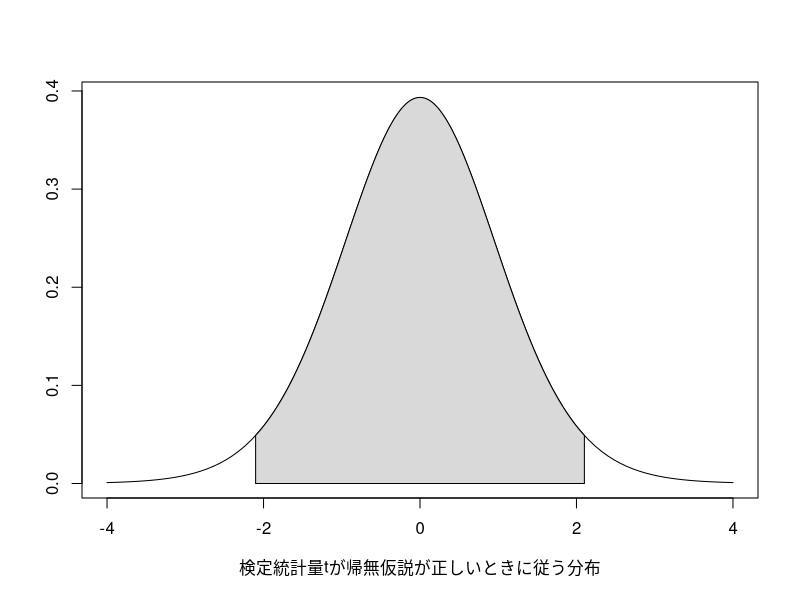
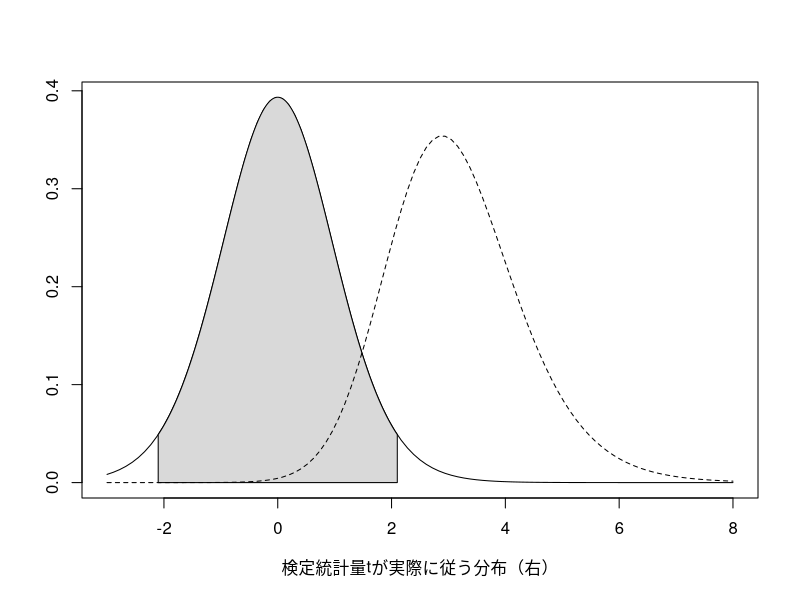
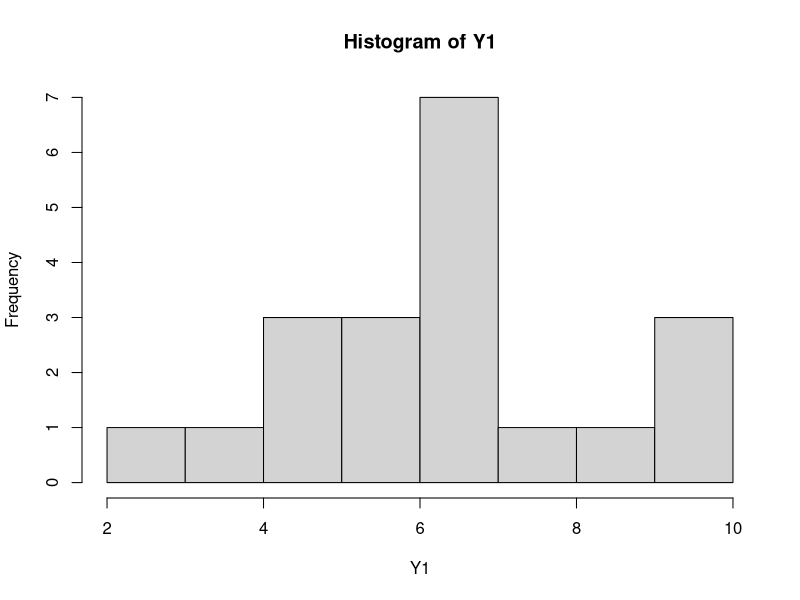
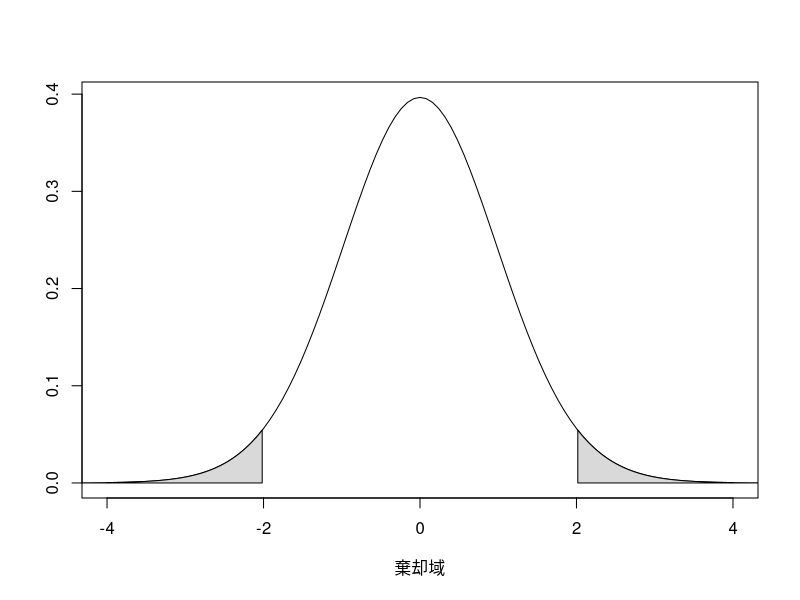
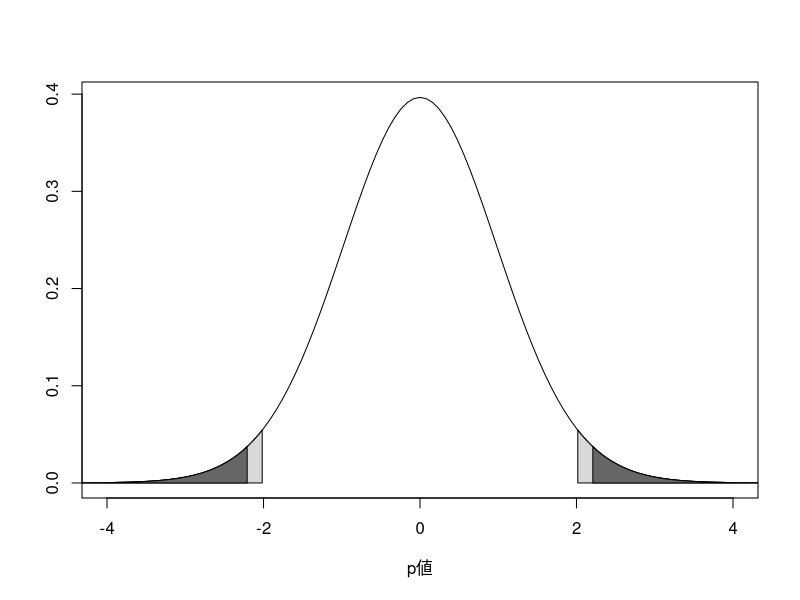
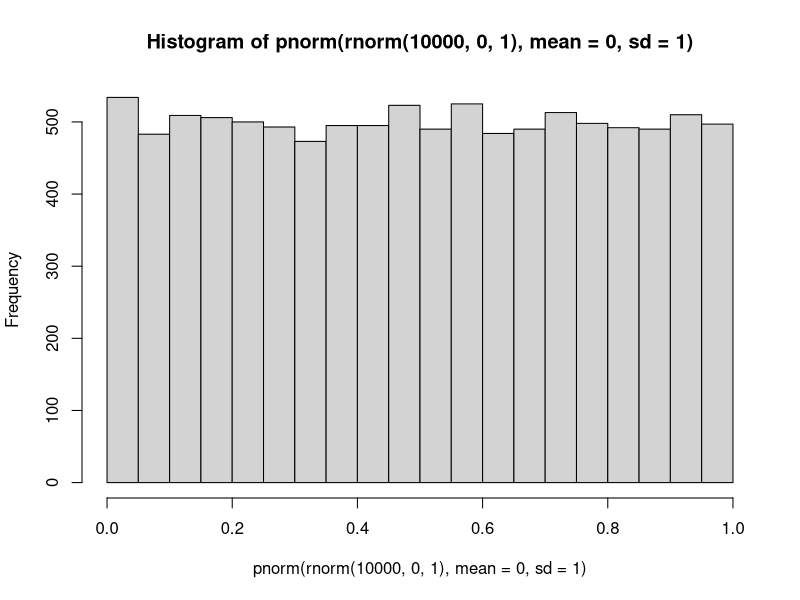
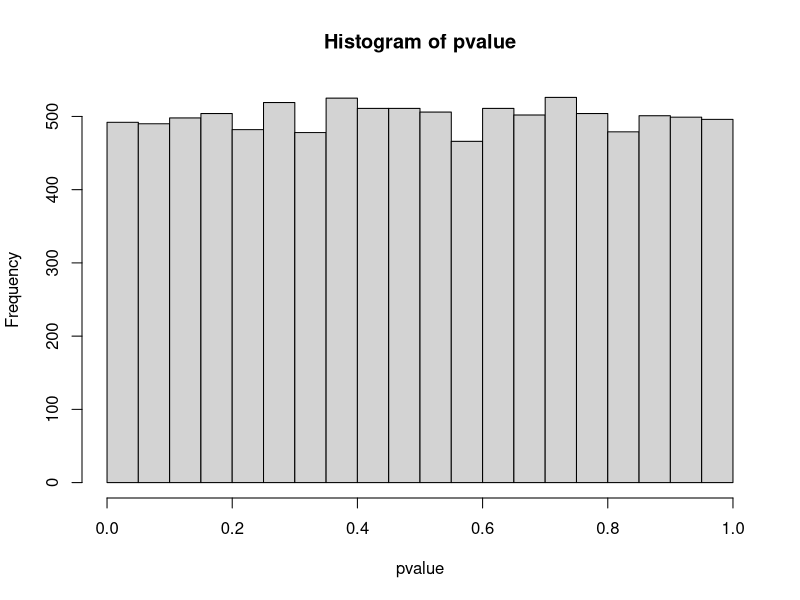
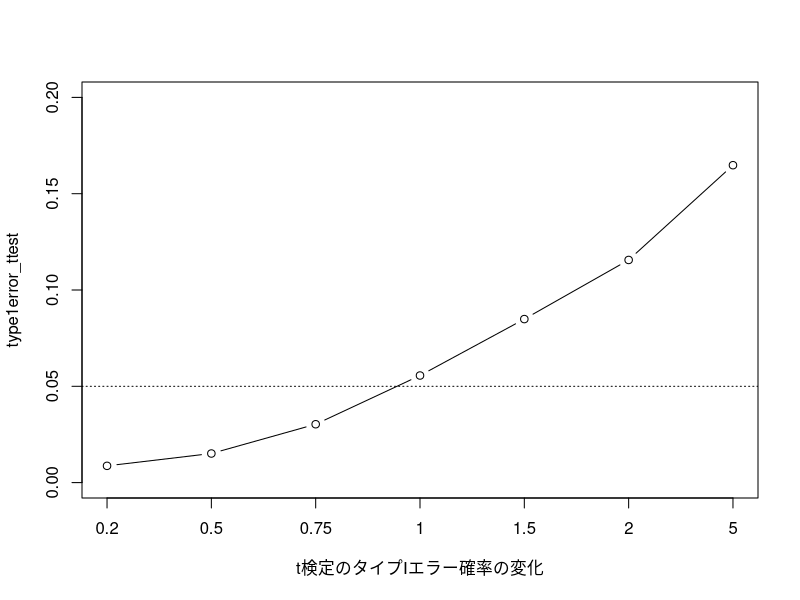

The R script that drew these images, in order:
# 環境の初期化 ----------------------------------------------------------

rm(list = ls())

## -------------------------------------------------------------------------------------------
### Ch2で作成した標本分散関数
var_p <- function(x) {
  n <- length(x)
  mean_x <- mean(x)
  var_x <- sum((x - mean_x)^2) / n
  return(var_x)
}

## -------------------------------------------------------------------------------------------
n <- 20
alpha <- 0.05
i <- 200
temp <- function(x) {
  dt(x, n - 2)
}

curve(dt(x, n - 2), xlim = c(-4, 4), ylab = "", xlab = "検定統計量tが帰無仮説が正しいときに従う分布")
xx <- seq(qt(alpha / 2, n - 2), qt(1 - alpha / 2, n - 2), length = i)
yy <- temp(xx)
polygon(c(xx, rev(xx)), c(rep(0, i), rev(yy)), col = "gray85")


## -------------------------------------------------------------------------------------------
n <- 20
alpha <- 0.05
i <- 200
temp1 <- function(x) {
  dt(x, n - 2)
}

curve(dt(x, n - 2), xlim = c(-3, 8), ylab = "", xlab = "検定統計量tが実際に従う分布（右）")
xx <- seq(qt(alpha / 2, n - 2), qt(1 - alpha / 2, n - 2), length = i)
yy <- temp1(xx)
polygon(c(xx, rev(xx)), c(rep(0, i), rev(yy)), col = "gray85")

temp2 <- function(x) {
  dt(x, n - 2, ncp = 3)
}
curve(temp2(x), xlim = c(-3, 8), add = TRUE, lty = 2)


## -------------------------------------------------------------------------------------------
n <- c(20, 25) # サンプルサイズ　ここは等しくなくてよい
mu <- c(6, 5) # 母平均
sigma <- 2 # 母標準偏差（ただし、t検定のときは両母集団で等しい）

## シミュレーション
set.seed(123)
Y1 <- rnorm(n[1], mu[1], sigma) # 群1のデータ生成
Y2 <- rnorm(n[2], mu[2], sigma) # 群2のデータ生成

## 結果
Y1 |> hist()


## -------------------------------------------------------------------------------------------

# 自由度の計算
df <- n[1] + n[2] - 2

# t値の計算
Ybar_d <- mean(Y1) - mean(Y2) # Ybar_δ
# プールされた分散
# 2章で作成した自作関数var_pを使用
u2_p <- (n[1] * var_p(Y1) + n[2] * var_p(Y2)) / (n[1] + n[2] - 2)
# プールされた標本サイズ
n_p <- n[1] * n[2] / (n[1] + n[2])
t <- (Ybar_d - 0) / sqrt(u2_p / n_p)
# 出力
t


## -------------------------------------------------------------------------------------------
alpha <- 0.05
i <- 200
temp <- function(x) {
  dt(x, df)
}

curve(dt(x, df), xlim = c(-4, 4), ylab = "", xlab = "棄却域")
xx <- seq(qt(1 - alpha / 2, df), 5, length = i)
yy <- temp(xx)
polygon(c(xx, rev(xx)), c(rep(0, i), rev(yy)), col = "gray85")

xx <- seq(-5, qt(alpha / 2, df), length = i)
yy <- temp(xx)
polygon(c(xx, rev(xx)), c(rep(0, i), rev(yy)), col = "gray85")


## -------------------------------------------------------------------------------------------
# 臨界値の計算
c <- qt(1 - alpha / 2, df)


## -------------------------------------------------------------------------------------------
# 有意性の判断
ifelse(abs(t) > abs(c), "帰無仮説の棄却", "帰無仮説の保留")

## -------------------------------------------------------------------------------------------
alpha <- 0.05
i <- 200
temp <- function(x) {
  dt(x, df)
}

curve(dt(x, df), xlim = c(-4, 4), ylab = "", xlab = "p値")
xx <- seq(qt(1 - alpha / 2, df), 5, length = i)
yy <- temp(xx)
polygon(c(xx, rev(xx)), c(rep(0, i), rev(yy)), col = "gray85")

xx <- seq(-5, qt(alpha / 2, df), length = i)
yy <- temp(xx)
polygon(c(xx, rev(xx)), c(rep(0, i), rev(yy)), col = "gray85")

xx <- seq(abs(t), 5, length = i)
yy <- temp(xx)
polygon(c(xx, rev(xx)), c(rep(0, i), rev(yy)), col = "gray40")

xx <- seq(-5, -abs(t), length = i)
yy <- temp(xx)
polygon(c(xx, rev(xx)), c(rep(0, i), rev(yy)), col = "gray40")


## -------------------------------------------------------------------------------------------
# p値の計算
pvalue <- (1 - pt(abs(t), df)) * 2
# p値の表示
pvalue


## -------------------------------------------------------------------------------------------
# p値を使った有意性の判断
ifelse(pvalue < alpha, "帰無仮説の棄却", "帰無仮説の保留")


## -------------------------------------------------------------------------------------------
# t検定関数で実行
t.test(Y1, Y2, var.equal = TRUE)


## -------------------------------------------------------------------------------------------
# 等分散を仮定しない二群の平均値の差の検定(Welch test)
t.test(Y1, Y2)


## -------------------------------------------------------------------------------------------
## 設定と準備
n <- c(20, 20) # サンプルサイズ
mu <- c(0, 0) # 母平均が等しい設定にする
sigma <- 2 # 母標準偏差
iter <- 10000 # シミュレーション回数
alpha <- 0.05 # 有意水準

# 結果を格納するオブジェクト
pvalue <- rep(0, iter) # p値を格納する

# シミュレーション
set.seed(123)
for (i in 1:iter) {
  Y1 <- rnorm(n[1], mu[1], sigma) # 群1のデータ生成
  Y2 <- rnorm(n[2], mu[2], sigma) # 群2のデータ生成
  result <- t.test(Y1, Y2, var.equal = TRUE) # t検定の結果を出力
  pvalue[i] <- result$p.value # p値を取得
}

## 結果
# 誤って帰無仮説を棄却した確率を計算
type1error <- ifelse(pvalue < alpha, 1, 0) |> mean()
# 出力
type1error


## -------------------------------------------------------------------------------------------
# 正規分布に従う乱数を生成し、その確率のヒストグラムを出力
rnorm(10000, 0, 1) |>
  pnorm(mean = 0, sd = 1) |>
  hist()


## -------------------------------------------------------------------------------------------
# p値の分布
pvalue |> hist()


## -------------------------------------------------------------------------------------------
## 設定と準備
sigma <- c(2, 8) # 母標準偏差を2つの群で異なる設定にする
iter <- 10000 # シミュレーション回数
alpha <- 0.05 # 有意水準
n <- c(20, 20) # サンプルサイズ
mu <- c(0, 0) # 母平均が等しい設定にする

# 結果を格納するオブジェクト
pvalue <- rep(0, iter)

## シミュレーション
set.seed(123)
for (i in 1:iter) {
  Y1 <- rnorm(n[1], mu[1], sigma[1]) # 群1のデータ生成
  Y2 <- rnorm(n[2], mu[2], sigma[2]) # 群2のデータ生成
  result <- t.test(Y1, Y2, var.equal = TRUE) # t検定の結果を出力
  pvalue[i] <- result$p.value # p値を取得
}

## 結果
# 誤って帰無仮説を棄却した確率を計算
type1error <- ifelse(pvalue < alpha, 1, 0) |> mean()
# 出力
type1error

## -------------------------------------------------------------------------------------------
## 設定と準備
n <- c(40, 20) # サンプルサイズを変えた設定
sigma1 <- 1
sigma2 <- c(0.2, 0.5, 0.75, 1, 1.5, 2, 5) # 母標準偏差のパターン
p <- length(sigma2)
iter <- 10000 # シミュレーション回数
alpha <- 0.05 # 有意水準
mu <- c(0, 0) # 母平均が等しい設定にする

# 結果を格納するオブジェクト
pvalue <- array(NA, dim = c(p, iter))

## シミュレーション
set.seed(1234)
for (i in 1:p) {
  for (j in 1:iter) {
    Y1 <- rnorm(n[1], mu[1], sigma1)
    Y2 <- rnorm(n[2], mu[2], sigma2[i])
    result <- t.test(Y1, Y2, var.equal = TRUE)
    pvalue[i, j] <- result$p.value
  }
}

# 結果を格納するオブジェクト
type1error_ttest <- rep(0, p)
for (i in 1:p) {
  type1error_ttest[i] <- ifelse(pvalue[i, ] < 0.05, 1, 0) |> mean()
}

## 結果
type1error_ttest |>
  plot(
    type = "b",
    xaxt = "n",
    ylim = c(0, 0.2),
    xlab = "t検定のタイプⅠエラー確率の変化"
  )
axis(side = 1, at = 1:7, labels = sigma2)
abline(h = 0.05, lty = 3)

## -------------------------------------------------------------------------------------------
# 母標準偏差が5倍のときのP値
pvalue[6, ] |> hist()


## -------------------------------------------------------------------------------------------
## 設定と準備
n <- c(40, 20) # サンプルサイズを変えた設定
sigma1 <- 1
sigma2 <- c(0.2, 0.5, 0.75, 1, 1.5, 2, 5) # 母標準偏差のパターン
p <- length(sigma2)
iter <- 10000 # シミュレーション回数
alpha <- 0.05 # 有意水準
mu <- c(0, 0) # 母平均が等しい設定にする

## シミュレーション
set.seed(1234)
pvalue <- array(NA, dim = c(p, iter))
for (i in 1:p) {
  for (j in 1:iter) {
    Y1 <- rnorm(n[1], mu[1], sigma1)
    Y2 <- rnorm(n[2], mu[2], sigma2[i])
    result <- t.test(Y1, Y2, var.equal = FALSE) # WelchではここをFALSEに変更
    pvalue[i, j] <- result$p.value
  }
}

# 結果を格納するオブジェクト
type1error_ttest <- rep(0, p)
for (i in 1:p) {
  type1error_ttest[i] <- ifelse(pvalue[i, ] < 0.05, 1, 0) |> mean()
}
## 結果
type1error_ttest |>
  plot(
    type = "b",
    xaxt = "n",
    ylim = c(0, 0.2),
    xlab = "Welch検定のタイプⅠエラー確率の変化"
  )
axis(side = 1, at = 1:7, labels = sigma2)
abline(h = 0.05, lty = 3)



## -------------------------------------------------------------------------------------------
## 設定と準備
alpha <- 0.05
k <- 3 # 群の数
n <- c(20, 20, 20) # サンプルサイズ
mu <- c(5, 5, 5) # 群ごとの母平均
sigma <- c(2, 2, 2) # 群ごとの母標準偏
iter <- 10000

# 結果を格納するオブジェクト
pvalue12 <- rep(0, iter)
pvalue13 <- rep(0, iter)
pvalue23 <- rep(0, iter)

## シミュレーション
set.seed(1234)
for (i in 1:iter) {
  Y1 <- rnorm(n[1], mu[1], sigma)
  Y2 <- rnorm(n[2], mu[2], sigma)
  Y3 <- rnorm(n[3], mu[3], sigma)

  result12 <- t.test(Y1, Y2)
  result13 <- t.test(Y1, Y3)
  result23 <- t.test(Y2, Y3)

  pvalue12[i] <- result12$p.value
  pvalue13[i] <- result13$p.value
  pvalue23[i] <- result23$p.value
}

# 少なくとも1つの検定が間違えている確率を計算
type1error <-
  ifelse(pvalue12 < alpha | pvalue13 < alpha | pvalue23 < alpha,
    1, 0
  ) |> mean()
# 出力
type1error


## -------------------------------------------------------------------------------------------
1 - (1 - alpha)^3


## -------------------------------------------------------------------------------------------
## 設定と準備
k <- 3 # 群の数
n <- c(20, 20, 20) # サンプルサイズ
mu <- c(6, 5, 4) # 群ごとの母平均
# 群ごとの母標準偏差　ただし分散分析では共通
sigma <- c(2, 2, 2)
# 各群について1,2,3という数列を20ずつ作る
x <- c(rep(1, n[1]), rep(2, n[2]), rep(3, n[3])) |> as.factor()
x # 中身を確認

set.seed(1234)
Y1 <- rnorm(n[1], mu[1], sigma)
Y2 <- rnorm(n[2], mu[2], sigma)
Y3 <- rnorm(n[3], mu[3], sigma)
Y <- c(Y1, Y2, Y3)


## -------------------------------------------------------------------------------------------
# aov関数で実行
aov(Y ~ x) |> summary()


## -------------------------------------------------------------------------------------------
curve(df(x, 2, 57), xlim = c(0, 8), xlab = "自由度2,57のF分布")
temp <- function(x) {
  df(x, 2, 57)
}
xx <- seq(qf(alpha, 2, 57, lower.tail = FALSE), 10, length = 200)
yy <- temp(xx)
polygon(c(xx, rev(xx)), c(rep(0, 200), rev(yy)), col = "grey50")


## -------------------------------------------------------------------------------------------
# F値を計算するための関数を定義
Fvalue_cul <- function(Y, x) {
  # 群の数
  k <- unique(x) |> length()

  # プールされた不偏分散
  u2_p <- 0
  for (j in 1:k) {
    u2_p <- u2_p + n[j] * var_p(Y[x == j])
  }
  u2_p <- u2_p / (sum(n) - k)

  # F値の計算
  Fvalue <- 0
  for (j in 1:k) {
    Fvalue <- Fvalue + (mean(Y[x == j]) - mean(Y))^2 / (u2_p / n[j])
  }
  Fvalue <- Fvalue / (k - 1)
  return(Fvalue)
}


## -------------------------------------------------------------------------------------------
# F値の計算
Fvalue <- Fvalue_cul(Y, x)
Fvalue

# p値の計算
pf(Fvalue, k - 1, sum(n) - k, lower.tail = FALSE)


## -------------------------------------------------------------------------------------------
## 設定と準備
alpha <- 0.05
k <- 3
n <- c(20, 20, 20)
mu <- c(5, 5, 5) # すべて差がない
sigma <- c(2, 2, 2)
x <- c(rep(1, n[1]), rep(2, n[2]), rep(3, n[3])) |> as.factor()
iter <- 10000

# 結果を格納するオブジェクト
pvalue <- rep(0, iter)

## シミュレーション
set.seed(1234)
for (i in 1:iter) {
  Y1 <- rnorm(n[1], mu[1], sigma)
  Y2 <- rnorm(n[2], mu[2], sigma)
  Y3 <- rnorm(n[3], mu[3], sigma)
  Y <- c(Y1, Y2, Y3)
  Fvalue <- Fvalue_cul(Y, x)
  pvalue[i] <- pf(Fvalue, k - 1, sum(n) - k, lower.tail = FALSE)
}

## 結果
# 有意になった割合
ifelse(pvalue < alpha, 1, 0) |> mean()
# p値の分布
pvalue |> hist()


## -------------------------------------------------------------------------------------------
# データ生成の設定
m <- 4 # 測定回数
n <- 20 # サンプルサイズ
# 一つだけ差が大きい平均値を設定
mu <- c(6, 5, 5, 5)
# すべての群で等分散を仮定（これは必須ではない）
sigma <- c(2, 2, 2, 2)
# すべての反復測定間の相関も等しいことを仮定（これも必須ではない）
rho <- 0.5

# 要因計画
x <- c(rep(1, n), rep(2, n), rep(3, n), rep(4, n)) |> as.factor()
# 参加者ID
id <- c(seq(1, n), seq(1, n), seq(1, n), seq(1, n)) |> as.factor()

# 母共分散行列の作成
sigma_mat <- array(NA, dim = c(m, m)) |> as.matrix()
index <- 0
for (i in 1:m) {
  for (j in 1:m) {
    if (i > j) {
      sigma_mat[i, j] <- rho * sigma[i] * sigma[j]
      sigma_mat[j, i] <- sigma_mat[i, j]
    }
  }
  sigma_mat[i, i] <- sigma[i]^2
}
# 表示
sigma_mat


## -------------------------------------------------------------------------------------------
# データ生成
library(MASS)
set.seed(1234)
Y <- mvrnorm(n, mu, sigma_mat)
Y |> head()
Y_vec <- Y |> as.vector() # Yを1つのベクトルに並び替える


## -------------------------------------------------------------------------------------------
library(car)
# aov関数で実行
result <- aov(Y_vec ~ x + id) |> Anova()
# 結果の表示
result
# F値
result$`F value`[1]
# p値
result$`Pr(>F)`[1]


## -------------------------------------------------------------------------------------------
library(MASS)

m <- 4 # 測定回数
n <- 20 # サンプルサイズ
mu <- c(5, 5, 5, 5)
sigma <- c(2, 2, 2, 2)
rho <- 0.5
tau <- 0.3 # 自己相関

# 要因計画
x <- c(rep(1, n), rep(2, n), rep(3, n), rep(4, n)) |> as.factor()
# 参加者ID
id <- c(seq(1, n), seq(1, n), seq(1, n), seq(1, n)) |> as.factor()

sigma_mat <- array(NA, dim = c(m, m)) |> as.matrix()
index <- 0
for (i in 1:m) {
  for (j in 1:m) {
    if (i > j) {
      index <- index + 1
      sigma_mat[i, j] <- (rho + tau^(i - j)) * sigma[i] * sigma[j]
      sigma_mat[j, i] <- sigma_mat[i, j]
    }
  }
  sigma_mat[i, i] <- sigma[i]^2
}

# 母共分散行列
sigma_mat


## -------------------------------------------------------------------------------------------
## 設定と準備
iter <- 2000
alpha <- 0.05
pvalue <- rep(0, iter)
# シミュレーション
set.seed(1234)
for (i in 1:iter) {
  Y <- mvrnorm(n, mu, sigma_mat)
  Y_vec <- Y |> as.vector()
  result <- aov(Y_vec ~ x + id) |> Anova()
  pvalue[i] <- result$`Pr(>F)`[1]
}
## 結果
# 有意になった割合
ifelse(pvalue < alpha, 1, 0) |> mean()
# p値の分布
pvalue |> hist()



## -------------------------------------------------------------------------------------------
# Greenhouse & Geisser
GG <- function(Y) {
  p <- ncol(Y)
  sigma_mat <- cov(Y)
  sig1 <- diag(sigma_mat) |> mean()
  sig2 <- sigma_mat |> mean()
  sig3 <- sigma_mat^2 |> sum()
  temp <- sigma_mat |> apply(1, mean)
  sig4 <- temp^2 |> sum()
  sig5 <- sig2^2
  GG <- p^2 * (sig1 - sig2)^2 /
    ((p - 1) * (sig3 - 2 * p * sig4 + p^2 * sig5))
  return(GG)
}

# Huynh & Feldt
HF <- function(Y) {
  d <- ncol(Y) - 1
  n <- nrow(Y)
  gg <- GG(Y) # GGの補正についての関数をここで使っている
  HF <- min(1, (n * d * gg - 2) / (d * (n - 1 - d * gg)))
  return(HF)
}

# Chi & Muller
CM <- function(Y) {
  hf <- HF(Y) # HFの補正についての関数をここで使っている
  temp <- n - 1
  temp <- (temp - 1) + temp * (temp - 1) / 2
  CM <- hf * (temp - 2) * (temp - 4) / temp^2
  return(CM)
}


## -------------------------------------------------------------------------------------------
set.seed(1234)
Y <- mvrnorm(n, mu, sigma_mat)
# Greenhouse & Geisser の補正値
GG(Y)
# Huynh & Feldtの補正値
HF(Y)
# Chi & Mullerの補正値
CM(Y)


## -------------------------------------------------------------------------------------------
## 設定と準備
iter <- 2000
alpha <- 0.05

# 結果を格納するオブジェクト
Fvalue <- rep(0, iter)
e_GG <- rep(0, iter)
e_HF <- rep(0, iter)
e_CM <- rep(0, iter)

## シミュレーション
set.seed(1234)
for (i in 1:iter) {
  Y <- mvrnorm(n, mu, sigma_mat)
  Y_vec <- Y |> as.vector()
  result <- aov(Y_vec ~ x + id) |> Anova()
  Fvalue[i] <- result$`F value`[1]
  e_GG[i] <- GG(Y)
  e_HF[i] <- HF(Y)
  e_CM[i] <- CM(Y)
}


## -------------------------------------------------------------------------------------------
# 補正しない場合
pvalue <- rep(0, iter)
for (i in 1:iter) {
  pvalue[i] <- pf(Fvalue[i], (m - 1), m * (n - 1), lower.tail = FALSE)
}
## 結果
# p値の分布
pvalue |> hist()
# 有意になった割合
ifelse(pvalue < alpha, 1, 0) |> mean()


## -------------------------------------------------------------------------------------------
# GGによる補正
pvalue <- rep(0, iter)
for (i in 1:iter) {
  pvalue[i] <- pf(Fvalue[i],
    (m - 1) * e_GG[i],
    m * (n - 1) * e_GG[i],
    lower.tail = FALSE
  )
}

## 結果
# p値の分布
pvalue |> hist()
# 有意になった割合
ifelse(pvalue < alpha, 1, 0) |> mean()


## -------------------------------------------------------------------------------------------
# HFによる補正
pvalue <- rep(0, iter)
for (i in 1:iter) {
  pvalue[i] <- pf(Fvalue[i],
    (m - 1) * e_HF[i],
    m * (n - 1) * e_HF[i],
    lower.tail = FALSE
  )
}

## 結果
# p値の分布
pvalue |> hist()
# 有意になった割合
ifelse(pvalue < alpha, 1, 0) |> mean()


## -------------------------------------------------------------------------------------------
# CMによる補正
pvalue <- rep(0, iter)
for (i in 1:iter) {
  pvalue[i] <- pf(Fvalue[i],
    (m - 1) * e_CM[i],
    m * (n - 1) * e_CM[i],
    lower.tail = FALSE
  )
}

## 結果
# p値の分布
pvalue |> hist()
# 有意になった割合
ifelse(pvalue < alpha, 1, 0) |> mean()
